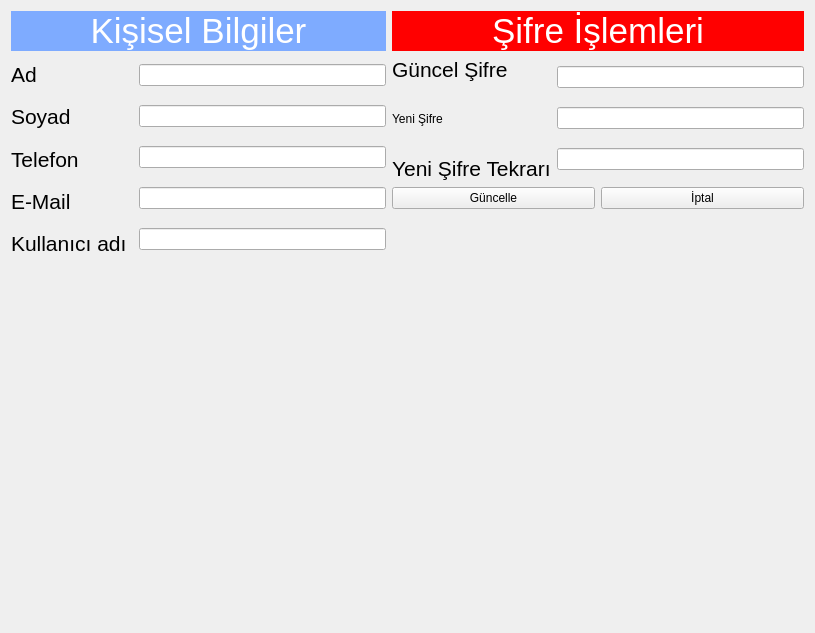
         <widget class="QWidget" name="page_7">
          <layout class="QGridLayout" name="gridLayout_6">
           <item row="0" column="0" colspan="2">
            <widget class="QLabel" name="label_66">
             <property name="font">
              <font>
               <family>MS Shell Dlg 2</family>
               <pointsize>12</pointsize>
               <weight>9</weight>
               <italic>false</italic>
               <bold>false</bold>
              </font>
             </property>
             <property name="layoutDirection">
              <enum>Qt::LeftToRight</enum>
             </property>
             <property name="styleSheet">
              <string notr="true">background-color:rgb(126, 171, 255);
font: 75 12pt &quot;MS Shell Dlg 2&quot;;</string>
             </property>
             <property name="text">
              <string>&lt;html&gt;&lt;head/&gt;&lt;body&gt;&lt;p&gt;&lt;span style=&quot; font-size:26pt; color:#ffffff;&quot;&gt;Kişisel Bilgiler&lt;/span&gt;&lt;/p&gt;&lt;/body&gt;&lt;/html&gt;</string>
             </property>
             <property name="alignment">
              <set>Qt::AlignCenter</set>
             </property>
            </widget>
           </item>
           <item row="0" column="2" colspan="2">
            <widget class="QLabel" name="label_67">
             <property name="font">
              <font>
               <family>MS Shell Dlg 2</family>
               <pointsize>12</pointsize>
               <weight>9</weight>
               <italic>false</italic>
               <bold>false</bold>
              </font>
             </property>
             <property name="layoutDirection">
              <enum>Qt::LeftToRight</enum>
             </property>
             <property name="styleSheet">
              <string notr="true">background-color:rgb(255, 0, 0);
font: 75 12pt &quot;MS Shell Dlg 2&quot;;</string>
             </property>
             <property name="text">
              <string>&lt;html&gt;&lt;head/&gt;&lt;body&gt;&lt;p&gt;&lt;span style=&quot; font-size:26pt; color:#ffffff;&quot;&gt;Şifre İşlemleri&lt;/span&gt;&lt;/p&gt;&lt;/body&gt;&lt;/html&gt;</string>
             </property>
             <property name="alignment">
              <set>Qt::AlignCenter</set>
             </property>
            </widget>
           </item>
           <item row="1" column="0" rowspan="2">
            <layout class="QVBoxLayout" name="verticalLayout_7">
             <item>
              <widget class="QLabel" name="label_10">
               <property name="text">
                <string>&lt;html&gt;&lt;head/&gt;&lt;body&gt;&lt;p&gt;&lt;span style=&quot; font-size:16pt;&quot;&gt;Ad &lt;/span&gt;&lt;/p&gt;&lt;/body&gt;&lt;/html&gt;</string>
               </property>
              </widget>
             </item>
             <item>
              <widget class="QLabel" name="label_60">
               <property name="text">
                <string>&lt;html&gt;&lt;head/&gt;&lt;body&gt;&lt;p&gt;&lt;span style=&quot; font-size:16pt;&quot;&gt;Soyad&lt;/span&gt;&lt;/p&gt;&lt;/body&gt;&lt;/html&gt;</string>
               </property>
              </widget>
             </item>
             <item>
              <widget class="QLabel" name="label_61">
               <property name="text">
                <string>&lt;html&gt;&lt;head/&gt;&lt;body&gt;&lt;p&gt;&lt;span style=&quot; font-size:16pt;&quot;&gt;Telefon&lt;/span&gt;&lt;/p&gt;&lt;/body&gt;&lt;/html&gt;</string>
               </property>
              </widget>
             </item>
             <item>
              <widget class="QLabel" name="label_62">
               <property name="text">
                <string>&lt;html&gt;&lt;head/&gt;&lt;body&gt;&lt;p&gt;&lt;span style=&quot; font-size:16pt;&quot;&gt;E-Mail&lt;/span&gt;&lt;/p&gt;&lt;/body&gt;&lt;/html&gt;</string>
               </property>
              </widget>
             </item>
             <item>
              <widget class="QLabel" name="label_65">
               <property name="font">
                <font>
                 <family>MS Shell Dlg 2</family>
                 <pointsize>12</pointsize>
                 <weight>50</weight>
                 <italic>false</italic>
                 <bold>false</bold>
                </font>
               </property>
               <property name="styleSheet">
                <string notr="true">font: 12pt &quot;MS Shell Dlg 2&quot;;</string>
               </property>
               <property name="text">
                <string>&lt;html&gt;&lt;head/&gt;&lt;body&gt;&lt;p&gt;&lt;span style=&quot; font-size:16pt;&quot;&gt;Kullanıcı adı &lt;/span&gt;&lt;/p&gt;&lt;/body&gt;&lt;/html&gt;</string>
               </property>
              </widget>
             </item>
            </layout>
           </item>
           <item row="1" column="1" rowspan="2">
            <layout class="QVBoxLayout" name="verticalLayout_9">
             <property name="spacing">
              <number>12</number>
             </property>
             <property name="bottomMargin">
              <number>0</number>
             </property>
             <item>
              <widget class="QLineEdit" name="lineEdit_39">
               <property name="styleSheet">
                <string notr="true">font: 20pt &quot;MS Shell Dlg 2&quot;;</string>
               </property>
              </widget>
             </item>
             <item>
              <widget class="QLineEdit" name="lineEdit_65">
               <property name="styleSheet">
                <string notr="true">font: 20pt &quot;MS Shell Dlg 2&quot;;</string>
               </property>
              </widget>
             </item>
             <item>
              <widget class="QLineEdit" name="lineEdit_66">
               <property name="styleSheet">
                <string notr="true">font: 20pt &quot;MS Shell Dlg 2&quot;;</string>
               </property>
              </widget>
             </item>
             <item>
              <widget class="QLineEdit" name="lineEdit_67">
               <property name="styleSheet">
                <string notr="true">font: 20pt &quot;MS Shell Dlg 2&quot;;</string>
               </property>
              </widget>
             </item>
             <item>
              <widget class="QLineEdit" name="lineEdit_68">
               <property name="styleSheet">
                <string notr="true">font: 20pt &quot;MS Shell Dlg 2&quot;;</string>
               </property>
              </widget>
             </item>
            </layout>
           </item>
           <item row="1" column="2">
            <layout class="QVBoxLayout" name="verticalLayout_8">
             <property name="spacing">
              <number>30</number>
             </property>
             <property name="bottomMargin">
              <number>0</number>
             </property>
             <item>
              <widget class="QLabel" name="label_68">
               <property name="font">
                <font>
                 <family>MS Shell Dlg 2</family>
                 <pointsize>16</pointsize>
                 <weight>50</weight>
                 <italic>false</italic>
                 <bold>false</bold>
                </font>
               </property>
               <property name="styleSheet">
                <string notr="true">font: 16pt &quot;MS Shell Dlg 2&quot;;</string>
               </property>
               <property name="text">
                <string>Güncel Şifre</string>
               </property>
              </widget>
             </item>
             <item>
              <widget class="QLabel" name="label_69">
               <property name="styleSheet">
                <string notr="true">font: 16pt &quot;MS Shell Dlg 2&quot;;</string>
               </property>
               <property name="text">
                <string>Yeni Şifre</string>
               </property>
              </widget>
             </item>
             <item>
              <widget class="QLabel" name="label_70">
               <property name="font">
                <font>
                 <family>MS Shell Dlg 2</family>
                 <pointsize>16</pointsize>
                 <weight>50</weight>
                 <italic>false</italic>
                 <bold>false</bold>
                </font>
               </property>
               <property name="styleSheet">
                <string notr="true">font: 16pt &quot;MS Shell Dlg 2&quot;;</string>
               </property>
               <property name="text">
                <string>Yeni Şifre Tekrarı</string>
               </property>
              </widget>
             </item>
            </layout>
           </item>
           <item row="1" column="3">
            <layout class="QVBoxLayout" name="verticalLayout_5">
             <property name="spacing">
              <number>10</number>
             </property>
             <item>
              <widget class="QLineEdit" name="lineEdit_61">
               <property name="styleSheet">
                <string notr="true">font: 20pt &quot;MS Shell Dlg 2&quot;;</string>
               </property>
              </widget>
             </item>
             <item>
              <widget class="QLineEdit" name="lineEdit_60">
               <property name="styleSheet">
                <string notr="true">font: 20pt &quot;MS Shell Dlg 2&quot;;</string>
               </property>
              </widget>
             </item>
             <item>
              <widget class="QLineEdit" name="lineEdit_62">
               <property name="styleSheet">
                <string notr="true">font: 20pt &quot;MS Shell Dlg 2&quot;;</string>
               </property>
              </widget>
             </item>
            </layout>
           </item>
           <item row="2" column="2" colspan="2">
            <layout class="QHBoxLayout" name="horizontalLayout_6">
             <property name="rightMargin">
              <number>0</number>
             </property>
             <property name="bottomMargin">
              <number>53</number>
             </property>
             <item>
              <widget class="QPushButton" name="pushButton_457">
               <property name="styleSheet">
                <string notr="true">font: 20pt &quot;MS Shell Dlg 2&quot;;</string>
               </property>
               <property name="text">
                <string>Güncelle</string>
               </property>
              </widget>
             </item>
             <item>
              <widget class="QPushButton" name="pushButton_458">
               <property name="styleSheet">
                <string notr="true">font: 20pt &quot;MS Shell Dlg 2&quot;;</string>
               </property>
               <property name="text">
                <string>İptal</string>
               </property>
              </widget>
             </item>
            </layout>
           </item>
           <item row="3" column="0" colspan="4">
            <spacer name="verticalSpacer_3">
             <property name="orientation">
              <enum>Qt::Vertical</enum>
             </property>
             <property name="sizeHint" stdset="0">
              <size>
               <width>793</width>
               <height>360</height>
              </size>
             </property>
            </spacer>
           </item>
          </layout>
          <widget class="QLabel" name="label_13">
           <property name="geometry">
            <rect>
             <x>138</x>
             <y>170</y>
             <width>16</width>
             <height>16</height>
            </rect>
           </property>
           <property name="text">
            <string/>
           </property>
          </widget>
         </widget>
